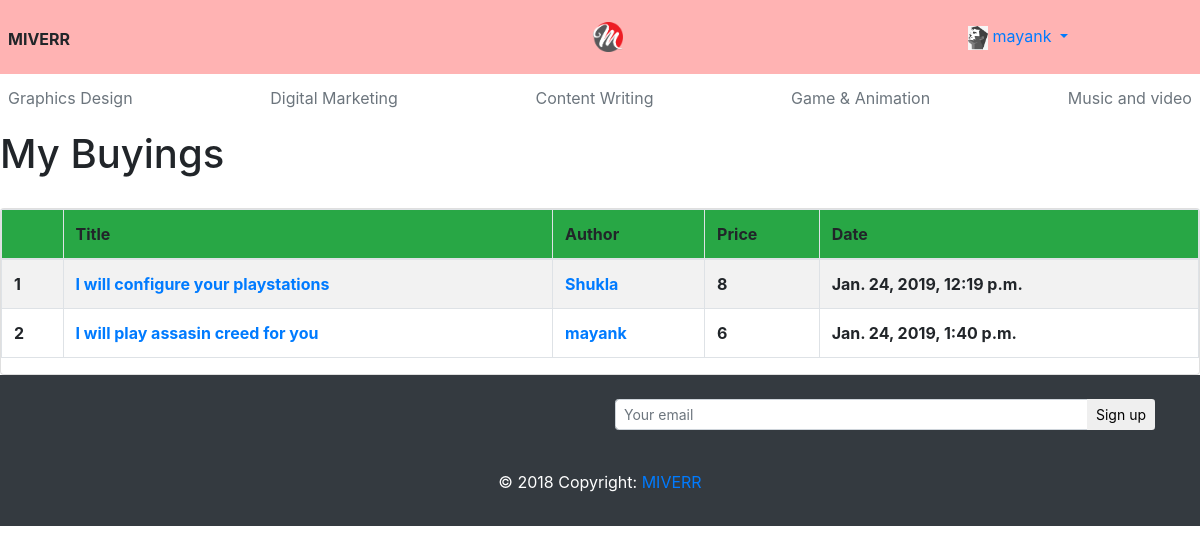
The app's page /gigs/mybuying/ (signed in) with its own data.
### users/models.py (models this page shows, shortened)
class CustomUser(AbstractUser):
    email = models.EmailField(unique=True)
    avatar=models.CharField(max_length=500)
    about=models.CharField(max_length=1000)
    slogan=models.CharField(max_length=100)
    objects = CustomUserManager()

### miverrapp/models.py (models this page shows, shortened)
class purchase(models.Model):
    gig=models.ForeignKey(Gig,on_delete=models.CASCADE)
    buyer=models.ForeignKey(settings.AUTH_USER_MODEL,on_delete=models.CASCADE)
    time=models.DateTimeField(default=timezone.now)

class Gig(models.Model):
    CATEGORY_CHOICES=(
    ("GD","Graphic designing"),
    ("DM","Digital Marketing"),
    ("CW","Content-Writing"),
    ("GM","Game & Animation"),
    ("MV","Music and video"),
    )
    title=models.CharField(max_length=500)
    category=models.CharField(max_length=2,choices=CATEGORY_CHOICES)
    description=models.CharField(max_length=1000)
    price=models.IntegerField(default=6)
    photo=models.FileField(upload_to='gigs')
    status=models.BooleanField(default=True)
    user=models.ForeignKey(settings.AUTH_USER_MODEL,on_delete=models.CASCADE)
    create_time=models.DateTimeField(default=timezone.now)

### miverrapp/views.py (the view)
# urls.py: path("gigs/mybuying/",views.my_buying,name="my_buying"),
@login_required(login_url="/users/login/")
def my_buying(request):
    p=purchase.objects.filter(buyer=request.user)
    return render(request,'my_buying.html',{'purchases':p})

### users/backend.py (called while the page is built)
     def get_user(self, user_id):
        try:
            return get_user_model().objects.get(pk=user_id)
        except get_user_model().DoesNotExist:
            return None

### templates/my_buying.html
{% extends 'base.html' %}
{% load static %}
{% block body %}
<h1 style="margin-bottom:30px;">My Buyings</h1>
<div class="card card-default">
<table class="table table-bordered table-striped">
  <thead class="bg-success">
    <tr>
        <th></th>
        <th>Title</th>
        <th>Author</th>
        <th>Price</th>
        <th>Date</th>
    </tr>
  </thead>
  <tbody>
    {% for purchase in purchases %}
    <tr>
      <th>{{ forloop.counter }}</th>
      <th><a href="{% url 'miverrapp:gig_detail' purchase.gig.id %}">{{purchase.gig.title}}</a></th>
      <th><a href="{% url 'miverrapp:profile' purchase.gig.user.username %}">{{purchase.gig.user.username}}</a></th>
      <th>{{purchase.gig.price}}</th>
      <th>{{purchase.time}}</th>
    </tr>
    {% endfor %}
  </tbody>
</table>
</div>
{% endblock %}

### templates/base.html (shortened to what this page needs)
{% load static %}
<!DOCTYPE html>
<html lang="en" dir="ltr">
  <head>
    <link rel="stylesheet" href="https://maxcdn.bootstrapcdn.com/bootstrap/4.0.0/css/bootstrap.min.css"><link rel="stylesheet" href="https://maxcdn.bootstrapcdn.com/bootstrap/4.0.0/css/bootstrap.min.css">
  </head>
  <body>
    <div>
    <header class="blog-header py-3 bg-light">
        <div class="row flex-nowrap justify-content-between align-items-center">
          <div class="col-4 pt-1 ml-2" >
            <b>MIVERR</b>
          </div>
          <div class="col-4 text-center">
            <a href="{% url 'miverrapp:home' %}"><img src="{% static 'img/logo.png' %}" class="fluid img1"  alt=""></a>
          </div>
          <div class="col-4 d-flex justify-content-center align-items-center mr-0">
          {% if user.is_authenticated %}
          <ul class="navbar-nav">
            <li class="nav-item dropdown">
              <a class="nav-link dropdown-toggle" href="#" id="navbardrop" data-toggle="dropdown">
                <img src="{% static 'img/avatar.jpg' %}" style="height:24px;" alt="">
                {{user.username}}
              </a>
            </li>
          </ul>
          {% else %}
          <a class="btn btn-sm btn-outline-success mr-1" href="{% url 'login' %}">Login</a>
          <a class="btn btn-sm btn-outline-secondary" href="{% url 'signup' %}">Sign up</a>
          {% endif %}
          </div>
        </div>
      </header>
    <div class="nav-scroller py-1 mb-2 ">
        <nav class="nav d-flex justify-content-between " >
          <a class="p-2 text-muted" href="/category/graphic-designing/">Graphics Design</a>
          <a class="p-2 text-muted" href="/category/digital-marketing/">Digital Marketing</a>
          <a class="p-2 text-muted" href="/category/content-writing/">Content Writing</a>
          <a class="p-2 text-muted" href="/category/game-animation/">Game & Animation</a>
          <a class="p-2 text-muted" href="/category/music-video/">Music and video</a>
        </nav>
      </div>
      </div>
    {% block body %}
    {% endblock %}
<div class='footer'>
<footer class="page-footer font-small bg-dark pt-4">
    <div class="container">
      <div class="row">
        <div class="col-md-6 mb-4">
        </div>
        <div class="col-md-6 mb-4">
          <form class="input-group">
            <input type="text" class="form-control form-control-sm" placeholder="Your email" aria-label="Your email" aria-describedby="basic-addon2">
            <div class="input-group-append">
              <button class="btn btn-sm btn-outline-white" type="button">Sign up</button>
            </div>
          </form>
        </div>
      </div>
    </div>
    <div class="footer-copyright text-center py-3"><p style=color:white;>© 2018 Copyright:
      <a href="">MIVERR</a></p>
    </div>
  </footer>
  </body>
</html>

### records on screen
CustomUser: username "mayank"
purchase: gig "I will configure your playstations", gig.user.username "Shukla", gig.price "8", time "Jan. 24, 2019, 12:19 p.m."
purchase: gig "I will play assasin creed for you", gig.user.username "mayank", gig.price "6", time "Jan. 24, 2019, 1:40 p.m."
